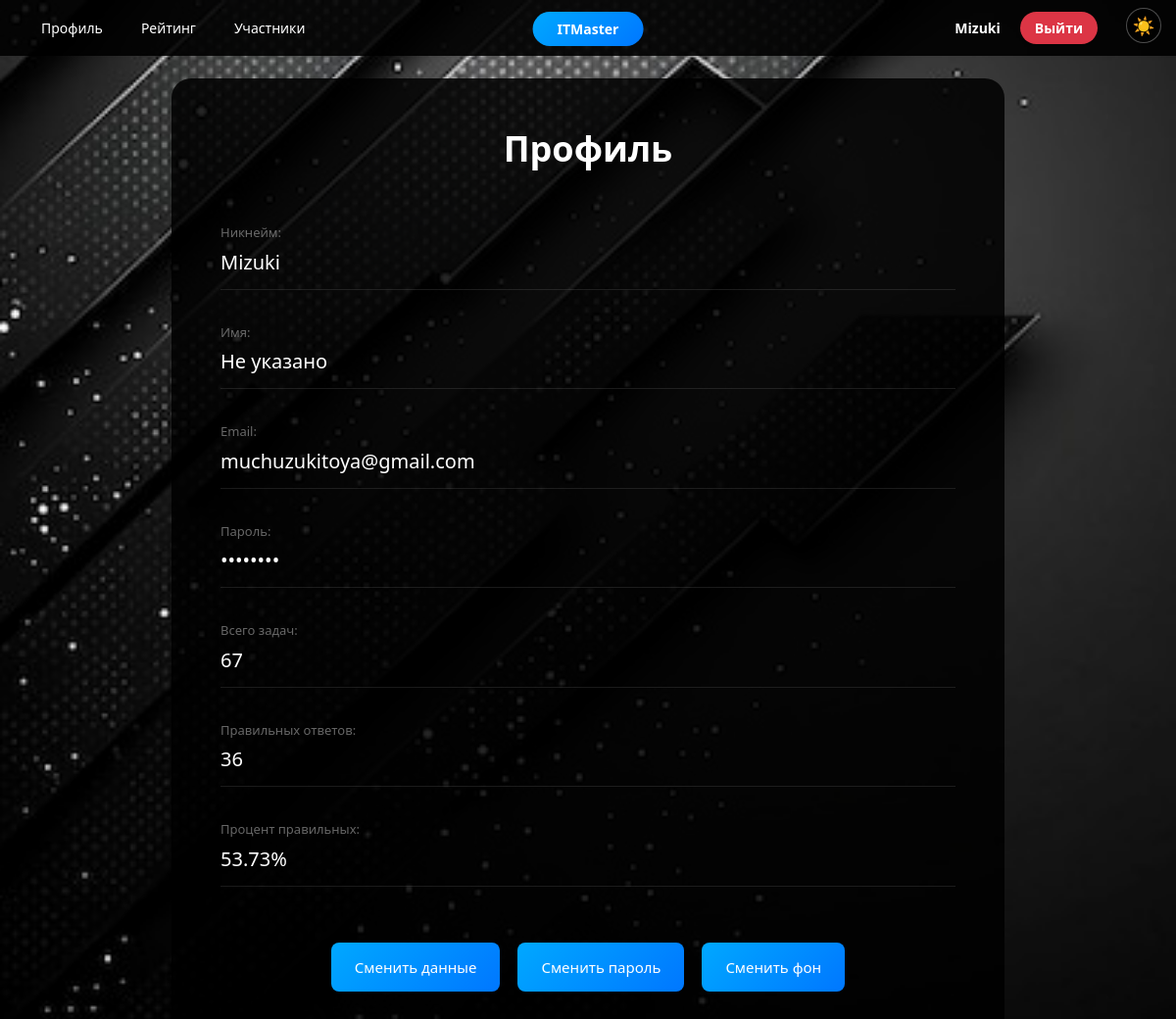
The page /profile/1 on the database as committed earlier.
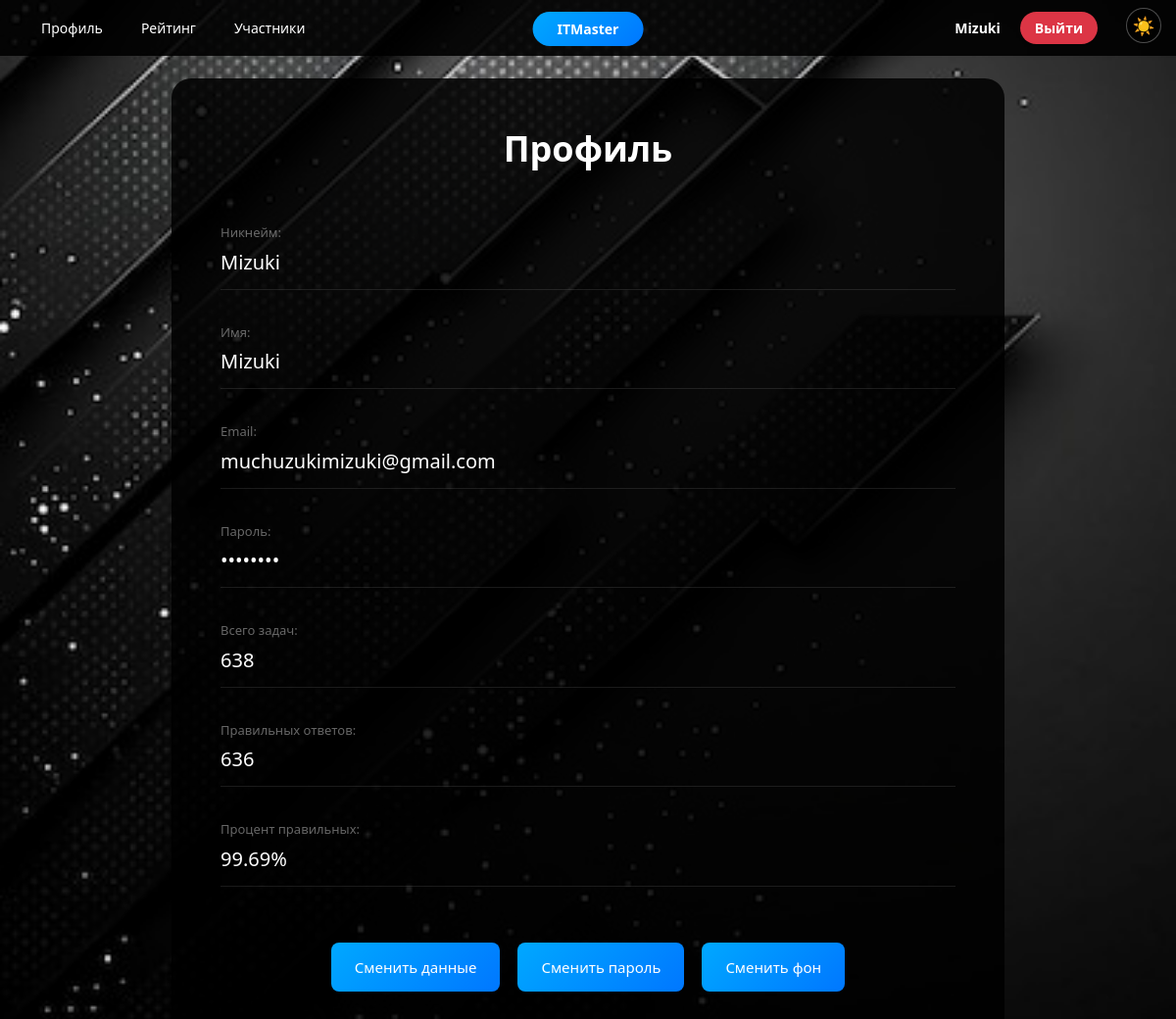
The same page on the database as committed later.
### data/users.py (models this page shows, shortened)
class User(SqlAlchemyBase, UserMixin, SerializerMixin):
    __tablename__ = 'users'
    id = sqlalchemy.Column(sqlalchemy.Integer, primary_key=True, autoincrement=True)
    username = sqlalchemy.Column(sqlalchemy.String, nullable=False, unique=True)
    surname = sqlalchemy.Column(sqlalchemy.String, nullable=True)
    name = sqlalchemy.Column(sqlalchemy.String, nullable=True)
    age = sqlalchemy.Column(sqlalchemy.Integer, nullable=True)
    position = sqlalchemy.Column(sqlalchemy.String, nullable=True)
    speciality = sqlalchemy.Column(sqlalchemy.String, nullable=True)
    address = sqlalchemy.Column(sqlalchemy.String, nullable=True)
    email = sqlalchemy.Column(sqlalchemy.String, index=True, unique=True, nullable=True)
    password = sqlalchemy.Column(sqlalchemy.String, nullable=True)
    modified_date = sqlalchemy.Column(sqlalchemy.DateTime, default=datetime.datetime.now)
    country = sqlalchemy.Column(sqlalchemy.String, nullable=True)
    city = sqlalchemy.Column(sqlalchemy.String, nullable=True)
    background_image = sqlalchemy.Column(sqlalchemy.String, nullable=True)
    total_tasks = sqlalchemy.Column(sqlalchemy.Integer, default=0)
    correct_tasks = sqlalchemy.Column(sqlalchemy.Integer, default=0)

### main.py (the view)
@app.route('/profile/<int:user_id>')
def profile(user_id):
    theme = get_theme()
    db_sess = db_session.create_session()
    user = db_sess.get(User, user_id)
    if not user:
        return redirect(url_for('login'))
    total = user.total_tasks or 0
    correct = user.correct_tasks or 0
    if total > 0:
        percent = "{:.2f}".format(correct * 100 / total)
    else:
        percent = "-"
    return render_template('profile.html', user=user, theme=theme, total=total, correct=correct, percent=percent, bg_image=user.background_image)

### data/db_session.py (called while the page is built)
def create_session() -> Session:
    global __factory
    return __factory()

### main.py (called while the page is built)
def get_theme():
    return request.cookies.get('theme', 'dark')

### templates/profile.html (shortened to what this page needs)
{% extends "base.html" %}
{% block content %}
<div class="profile-full">
    <div class="profile-container">
        <div class="profile-header">
            <h2 class="profile-title">Профиль</h2>
        </div>
        <div class="profile-field">
            <label>Никнейм:</label>
            <div class="field-value">{{ user.username }}</div>
        </div>
        <div class="profile-field">
            <label>Имя:</label>
            <div class="field-value">{{ user.name or 'Не указано' }}</div>
        </div>
        <div class="profile-field">
            <label>Email:</label>
            <div class="field-value">{{ user.email }}</div>
        </div>
        <div class="profile-field">
            <label>Пароль:</label>
            <div class="field-value">••••••••</div>
        </div>
        <div class="profile-field">
            <label>Всего задач:</label>
            <div class="field-value">{{ total }}</div>
        </div>
        <div class="profile-field">
            <label>Правильных ответов:</label>
            <div class="field-value">{{ correct }}</div>
        </div>
        <div class="profile-field">
            <label>Процент правильных:</label>
            <div class="field-value">
                {% if total > 0 %}
                    {{ "%.2f"|format(correct * 100 / total) }}%
                {% else %}
                    —
                {% endif %}
            </div>
        </div>
        <div class="profile-actions-row">
            <button onclick="showEditData()" class="btn-action">Сменить данные</button>
            <button onclick="showChangePassword()" class="btn-action">Сменить пароль</button>
            <button onclick="showBackgroundSettings()" class="btn-action">Сменить фон</button>
        </div>
    </div>
</div>
{% endblock %}

### templates/base.html (shortened to what this page needs)
<!doctype html>
<html lang="ru">
<head>
    <link rel="stylesheet" href="https://stackpath.bootstrapcdn.com/bootstrap/4.4.1/css/bootstrap.min.css">
    <link rel="stylesheet" href="{{ url_for('static', filename='css/style.css') }}">
</head>
<body class="{{ theme }}-theme {% if user %}logged-in{% endif %}">
    <div class="theme-switcher">
        {% if theme == 'dark' %}
            <a href="/set_theme/light" class="theme-btn">☀️</a>
        {% else %}
            <a href="/set_theme/dark" class="theme-btn">🌙</a>
        {% endif %}
    </div>
    {% if user %}
    <div class="top-bar">
        <div class="nav-buttons">
            <a href="/profile/{{ user.id }}" class="nav-btn">Профиль</a>
            <a href="/rating" class="nav-btn">Рейтинг</a>
            {% if user.id == 1 %}
            <a href="/admin/users" class="nav-btn">Участники</a>
            {% endif %}
        </div>
        <div class="nav-center">
            <a href="/dashboard/{{ user.id }}" class="nav-btn-center">ITMaster</a>
        </div>
        <div class="right-controls">
            <div class="user-info">
                <span>{{ user.username }}</span>
            </div>
            <a href="/logout" class="logout-btn">Выйти</a>
        </div>
    </div>
    {% endif %}
    {% block content %}
    {% endblock %}
</body>
</html>

### static/css/style.css (style rules this page uses)
* { margin: 0; padding: 0; box-sizing: border-box; }
body { font-family: 'Segoe UI', Tahoma, Geneva, Verdana, sans-serif; min-height: 100vh; overflow-x: hidden; }
body.dark-theme.logged-in { background: url('/static/img/dark.jpg') no-repeat center center fixed; background-size: cover; }
.top-bar { position: fixed; top: 0; left: 0; right: 0; background: rgba(0, 0, 0, 0.9); padding: 12px 30px; z-index: 1000; display: flex; justify-content: space-between; align-items: center; }
.nav-buttons { display: flex; gap: 15px; }
.nav-btn { background: none; border: none; font-size: 14px; font-weight: 500; cursor: pointer; padding: 6px 12px; border-radius: 6px; text-decoration: none; color: #fff; }
.nav-center { position: absolute; left: 50%; transform: translateX(-50%); }
.nav-btn-center { background: linear-gradient(135deg, #00a8ff, #0077ff); color: white; border: none; padding: 8px 25px; border-radius: 25px; cursor: pointer; text-decoration: none; font-size: 14px; font-weight: bold; }
.right-controls { display: flex; align-items: center; gap: 20px; margin-right: 50px; }
.user-info { font-weight: bold; font-size: 14px; color: #fff; }
.logout-btn { background: #dc3545; color: white; border: none; padding: 6px 15px; border-radius: 20px; cursor: pointer; text-decoration: none; font-size: 14px; font-weight: bold; }
.theme-switcher { position: fixed; top: 8px; right: 15px; z-index: 1001; }
.theme-btn { background: rgba(0, 0, 0, 0.6); border: 1px solid rgba(255, 255, 255, 0.3); border-radius: 50%; width: 36px; height: 36px; font-size: 18px; cursor: pointer; text-decoration: none; display: flex; align-items: center; justify-content: center; }
.profile-full { width: 100%; min-height: 100vh; display: flex; justify-content: center; align-items: center; padding: 80px 20px 20px 20px; overflow-x: hidden; }
.profile-container { width: 850px; min-height: 550px; background: rgba(0, 0, 0, 0.85); border-radius: 20px; padding: 50px 50px; display: flex; flex-direction: column; justify-content: center; }
.profile-header { text-align: center; margin-bottom: 35px; }
.profile-title { font-size: 36px; font-weight: 700; }
body.dark-theme .profile-title { color: #fff; }
.profile-field { margin-bottom: 22px; padding: 12px 0; border-bottom: 1px solid rgba(255, 255, 255, 0.1); }
.profile-field label { display: block; font-size: 13px; margin-bottom: 5px; opacity: 0.6; }
body.dark-theme .profile-field label { color: #aaa; }
.field-value { font-size: 20px; font-weight: 500; }
body.dark-theme .field-value { color: #fff; }
.profile-actions-row { display: flex; gap: 18px; justify-content: center; margin-top: 35px; flex-wrap: wrap; }
.btn-action { background: linear-gradient(135deg, #00a8ff, #0077ff); color: white; border: none; padding: 14px 24px; border-radius: 8px; cursor: pointer; font-size: 15px; transition: transform 0.2s; }

Rows that differ between the two databases and show on the page:
changed User "Mizuki": name "Не указано" → "Mizuki"; email "muchuzukitoya@gmail.com" → "muchuzukimizuki@gmail.com"; total_tasks (not shown) → "638"; correct_tasks (not shown) → "636"; correct*100/total (not shown) → "99.69"
Other text that changed with them:
{{ total }}: "67" → (not shown)
{{ correct }}: "36" → (not shown)
{{ "%.2f"|format(correct * 100 / total) }}: "53.73" → (not shown)
